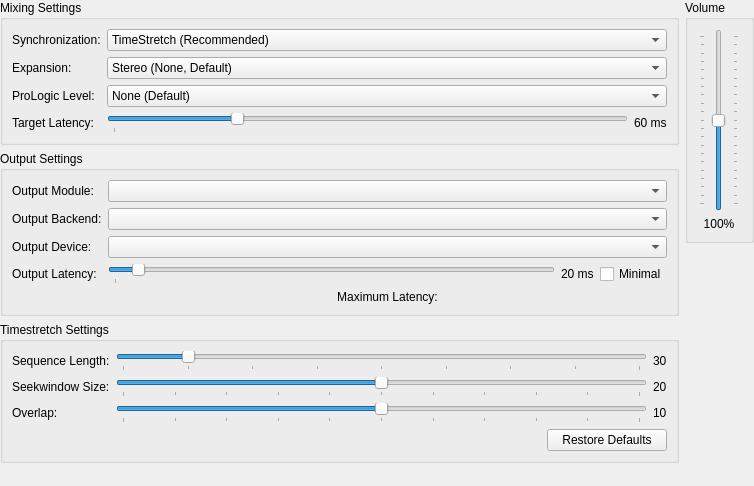
<?xml version="1.0" encoding="UTF-8"?>
<ui version="4.0">
 <class>AudioSettingsWidget</class>
 <widget class="QWidget" name="AudioSettingsWidget">
  <property name="geometry">
   <rect>
    <x>0</x>
    <y>0</y>
    <width>754</width>
    <height>486</height>
   </rect>
  </property>
  <layout class="QGridLayout" name="gridLayout_2">
   <property name="leftMargin">
    <number>0</number>
   </property>
   <property name="topMargin">
    <number>0</number>
   </property>
   <property name="rightMargin">
    <number>0</number>
   </property>
   <property name="bottomMargin">
    <number>0</number>
   </property>
   <item row="2" column="0">
    <widget class="QGroupBox" name="groupBox_4">
     <property name="title">
      <string>Timestretch Settings</string>
     </property>
     <layout class="QFormLayout" name="formLayout_3">
      <item row="0" column="0">
       <widget class="QLabel" name="label_6">
        <property name="text">
         <string>Sequence Length:</string>
        </property>
       </widget>
      </item>
      <item row="0" column="1">
       <layout class="QHBoxLayout" name="horizontalLayout_2">
        <item>
         <widget class="QSlider" name="sequenceLength">
          <property name="minimum">
           <number>20</number>
          </property>
          <property name="maximum">
           <number>100</number>
          </property>
          <property name="value">
           <number>30</number>
          </property>
          <property name="orientation">
           <enum>Qt::Horizontal</enum>
          </property>
          <property name="tickPosition">
           <enum>QSlider::TicksBelow</enum>
          </property>
          <property name="tickInterval">
           <number>10</number>
          </property>
         </widget>
        </item>
        <item>
         <widget class="QLabel" name="sequenceLengthLabel">
          <property name="text">
           <string>30</string>
          </property>
         </widget>
        </item>
       </layout>
      </item>
      <item row="1" column="0">
       <widget class="QLabel" name="label_7">
        <property name="text">
         <string>Seekwindow Size:</string>
        </property>
       </widget>
      </item>
      <item row="1" column="1">
       <layout class="QHBoxLayout" name="horizontalLayout_3">
        <item>
         <widget class="QSlider" name="seekWindowSize">
          <property name="minimum">
           <number>10</number>
          </property>
          <property name="maximum">
           <number>30</number>
          </property>
          <property name="value">
           <number>20</number>
          </property>
          <property name="orientation">
           <enum>Qt::Horizontal</enum>
          </property>
          <property name="tickPosition">
           <enum>QSlider::TicksBelow</enum>
          </property>
          <property name="tickInterval">
           <number>2</number>
          </property>
         </widget>
        </item>
        <item>
         <widget class="QLabel" name="seekWindowSizeLabel">
          <property name="text">
           <string>20</string>
          </property>
         </widget>
        </item>
       </layout>
      </item>
      <item row="2" column="0">
       <widget class="QLabel" name="label_8">
        <property name="text">
         <string>Overlap:</string>
        </property>
       </widget>
      </item>
      <item row="2" column="1">
       <layout class="QHBoxLayout" name="horizontalLayout_4">
        <item>
         <widget class="QSlider" name="overlap">
          <property name="enabled">
           <bool>true</bool>
          </property>
          <property name="minimum">
           <number>5</number>
          </property>
          <property name="maximum">
           <number>15</number>
          </property>
          <property name="pageStep">
           <number>10</number>
          </property>
          <property name="value">
           <number>10</number>
          </property>
          <property name="tracking">
           <bool>true</bool>
          </property>
          <property name="orientation">
           <enum>Qt::Horizontal</enum>
          </property>
          <property name="invertedAppearance">
           <bool>false</bool>
          </property>
          <property name="invertedControls">
           <bool>false</bool>
          </property>
          <property name="tickPosition">
           <enum>QSlider::TicksBelow</enum>
          </property>
          <property name="tickInterval">
           <number>1</number>
          </property>
         </widget>
        </item>
        <item>
         <widget class="QLabel" name="overlapLabel">
          <property name="text">
           <string>10</string>
          </property>
         </widget>
        </item>
       </layout>
      </item>
      <item row="3" column="1">
       <layout class="QHBoxLayout" name="horizontalLayout_5">
        <item>
         <spacer name="horizontalSpacer">
          <property name="orientation">
           <enum>Qt::Horizontal</enum>
          </property>
          <property name="sizeHint" stdset="0">
           <size>
            <width>40</width>
            <height>20</height>
           </size>
          </property>
         </spacer>
        </item>
        <item>
         <widget class="QPushButton" name="resetTimestretchDefaults">
          <property name="minimumSize">
           <size>
            <width>120</width>
            <height>0</height>
           </size>
          </property>
          <property name="text">
           <string>Restore Defaults</string>
          </property>
         </widget>
        </item>
       </layout>
      </item>
     </layout>
    </widget>
   </item>
   <item row="0" column="1" rowspan="4">
    <layout class="QVBoxLayout" name="verticalLayout">
     <item>
      <widget class="QGroupBox" name="groupBox">
       <property name="title">
        <string>Volume</string>
       </property>
       <layout class="QGridLayout" name="gridLayout">
        <item row="0" column="0">
         <widget class="QSlider" name="volume">
          <property name="sizePolicy">
           <sizepolicy hsizetype="Fixed" vsizetype="Expanding">
            <horstretch>0</horstretch>
            <verstretch>0</verstretch>
           </sizepolicy>
          </property>
          <property name="minimumSize">
           <size>
            <width>40</width>
            <height>0</height>
           </size>
          </property>
          <property name="maximum">
           <number>200</number>
          </property>
          <property name="value">
           <number>100</number>
          </property>
          <property name="orientation">
           <enum>Qt::Vertical</enum>
          </property>
          <property name="tickPosition">
           <enum>QSlider::TicksBothSides</enum>
          </property>
          <property name="tickInterval">
           <number>10</number>
          </property>
         </widget>
        </item>
        <item row="1" column="0">
         <widget class="QLabel" name="volumeLabel">
          <property name="minimumSize">
           <size>
            <width>40</width>
            <height>0</height>
           </size>
          </property>
          <property name="text">
           <string>100%</string>
          </property>
          <property name="alignment">
           <set>Qt::AlignCenter</set>
          </property>
         </widget>
        </item>
       </layout>
      </widget>
     </item>
     <item>
      <spacer name="verticalSpacer">
       <property name="orientation">
        <enum>Qt::Vertical</enum>
       </property>
       <property name="sizeHint" stdset="0">
        <size>
         <width>20</width>
         <height>40</height>
        </size>
       </property>
      </spacer>
     </item>
    </layout>
   </item>
   <item row="3" column="0">
    <spacer name="verticalSpacer_2">
     <property name="orientation">
      <enum>Qt::Vertical</enum>
     </property>
     <property name="sizeHint" stdset="0">
      <size>
       <width>20</width>
       <height>40</height>
      </size>
     </property>
    </spacer>
   </item>
   <item row="0" column="0">
    <widget class="QGroupBox" name="groupBox_2">
     <property name="title">
      <string>Mixing Settings</string>
     </property>
     <property name="flat">
      <bool>false</bool>
     </property>
     <layout class="QFormLayout" name="formLayout">
      <item row="0" column="0">
       <widget class="QLabel" name="label">
        <property name="text">
         <string>Synchronization:</string>
        </property>
       </widget>
      </item>
      <item row="0" column="1">
       <widget class="QComboBox" name="syncMode">
        <item>
         <property name="text">
          <string>TimeStretch (Recommended)</string>
         </property>
        </item>
        <item>
         <property name="text">
          <string>Async Mix (Breaks some games!)</string>
         </property>
        </item>
        <item>
         <property name="text">
          <string>None (Audio can skip.)</string>
         </property>
        </item>
       </widget>
      </item>
      <item row="1" column="0">
       <widget class="QLabel" name="label_3">
        <property name="text">
         <string>Expansion:</string>
        </property>
       </widget>
      </item>
      <item row="1" column="1">
       <widget class="QComboBox" name="expansionMode">
        <item>
         <property name="text">
          <string>Stereo (None, Default)</string>
         </property>
        </item>
        <item>
         <property name="text">
          <string>Quadraphonic</string>
         </property>
        </item>
        <item>
         <property name="text">
          <string>Surround 5.1</string>
         </property>
        </item>
        <item>
         <property name="text">
          <string>Surround 7.1</string>
         </property>
        </item>
       </widget>
      </item>
      <item row="3" column="0">
       <widget class="QLabel" name="label_3b">
        <property name="text">
         <string extracomment="ProLogic is a Dolby brand. Leave the name as-is unless there is an official translation for your language.">ProLogic Level:</string>
        </property>
       </widget>
      </item>
      <item row="3" column="1">
       <widget class="QComboBox" name="dplLevel">
        <item>
         <property name="text">
          <string>None (Default)</string>
         </property>
        </item>
        <item>
         <property name="text">
          <string extracomment="ProLogic is a Dolby brand. Leave the name as-is unless there is an official translation for your language.">ProLogic Decoding (basic)</string>
         </property>
        </item>
        <item>
         <property name="text">
          <string extracomment="ProLogic II is a Dolby brand. Leave the name as-is unless there is an official translation for your language. gigaherz is the nickname of one of PCSX2's developers. Leave as-is.">ProLogic II Decoding (gigaherz)</string>
         </property>
        </item>
       </widget>
      </item>
      <item row="4" column="0">
       <widget class="QLabel" name="label_10">
        <property name="text">
         <string>Target Latency:</string>
        </property>
       </widget>
      </item>
      <item row="4" column="1">
       <layout class="QHBoxLayout" name="horizontalLayout_6">
        <item>
         <widget class="QSlider" name="targetLatency">
          <property name="minimum">
           <number>15</number>
          </property>
          <property name="maximum">
           <number>200</number>
          </property>
          <property name="value">
           <number>60</number>
          </property>
          <property name="orientation">
           <enum>Qt::Horizontal</enum>
          </property>
          <property name="tickPosition">
           <enum>QSlider::TicksBelow</enum>
          </property>
          <property name="tickInterval">
           <number>200</number>
          </property>
         </widget>
        </item>
        <item>
         <widget class="QLabel" name="targetLatencyLabel">
          <property name="text">
           <string>60 ms</string>
          </property>
         </widget>
        </item>
       </layout>
      </item>
     </layout>
    </widget>
   </item>
   <item row="1" column="0">
    <widget class="QGroupBox" name="groupBox_3">
     <property name="title">
      <string>Output Settings</string>
     </property>
     <layout class="QFormLayout" name="formLayout_2">
      <item row="0" column="0">
       <widget class="QLabel" name="label_4">
        <property name="text">
         <string>Output Module:</string>
        </property>
       </widget>
      </item>
      <item row="0" column="1">
       <widget class="QComboBox" name="outputModule"/>
      </item>
      <item row="3" column="0">
       <widget class="QLabel" name="label_5">
        <property name="text">
         <string>Output Latency:</string>
        </property>
       </widget>
      </item>
      <item row="3" column="1">
       <layout class="QHBoxLayout" name="horizontalLayout">
        <item>
         <widget class="QSlider" name="outputLatency">
          <property name="minimum">
           <number>10</number>
          </property>
          <property name="maximum">
           <number>200</number>
          </property>
          <property name="value">
           <number>20</number>
          </property>
          <property name="orientation">
           <enum>Qt::Horizontal</enum>
          </property>
          <property name="tickPosition">
           <enum>QSlider::TicksBelow</enum>
          </property>
          <property name="tickInterval">
           <number>200</number>
          </property>
         </widget>
        </item>
        <item>
         <widget class="QLabel" name="outputLatencyLabel">
          <property name="text">
           <string>20 ms</string>
          </property>
         </widget>
        </item>
        <item>
         <widget class="QCheckBox" name="outputLatencyMinimal">
          <property name="text">
           <string>Minimal</string>
          </property>
         </widget>
        </item>
       </layout>
      </item>
      <item row="1" column="0">
       <widget class="QLabel" name="label_9">
        <property name="text">
         <string>Output Backend:</string>
        </property>
       </widget>
      </item>
      <item row="1" column="1">
       <widget class="QComboBox" name="backend"/>
      </item>
      <item row="4" column="1">
       <widget class="QLabel" name="latencySummary">
        <property name="text">
         <string>Maximum Latency:</string>
        </property>
        <property name="alignment">
         <set>Qt::AlignCenter</set>
        </property>
       </widget>
      </item>
      <item row="2" column="0">
       <widget class="QLabel" name="label_11">
        <property name="text">
         <string>Output Device:</string>
        </property>
       </widget>
      </item>
      <item row="2" column="1">
       <widget class="QComboBox" name="outputDevice"/>
      </item>
     </layout>
    </widget>
   </item>
  </layout>
 </widget>
 <resources/>
 <connections/>
</ui>
